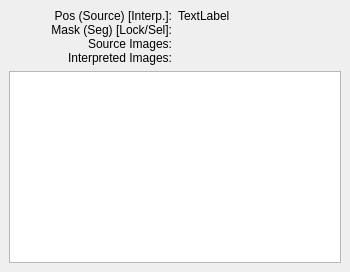
  <widget class="QDockWidget" name="DockInfo">
   <property name="sizePolicy">
    <sizepolicy hsizetype="Ignored" vsizetype="Ignored">
     <horstretch>0</horstretch>
     <verstretch>0</verstretch>
    </sizepolicy>
   </property>
   <property name="minimumSize">
    <size>
     <width>350</width>
     <height>128</height>
    </size>
   </property>
   <property name="maximumSize">
    <size>
     <width>350</width>
     <height>524287</height>
    </size>
   </property>
   <property name="features">
    <set>QDockWidget::DockWidgetFloatable|QDockWidget::DockWidgetMovable</set>
   </property>
   <property name="allowedAreas">
    <set>Qt::RightDockWidgetArea</set>
   </property>
   <property name="windowTitle">
    <string>Info (F9)</string>
   </property>
   <attribute name="dockWidgetArea">
    <number>2</number>
   </attribute>
   <widget class="QWidget" name="dockWidgetContents_9">
    <property name="sizePolicy">
     <sizepolicy hsizetype="Fixed" vsizetype="MinimumExpanding">
      <horstretch>0</horstretch>
      <verstretch>0</verstretch>
     </sizepolicy>
    </property>
    <property name="minimumSize">
     <size>
      <width>350</width>
      <height>100</height>
     </size>
    </property>
    <property name="maximumSize">
     <size>
      <width>350</width>
      <height>16777215</height>
     </size>
    </property>
    <layout class="QVBoxLayout" name="verticalLayout_3">
     <item>
      <layout class="QVBoxLayout" name="verticalLayout_2">
       <item>
        <layout class="QHBoxLayout" name="horizontalLayout_3">
         <item>
          <widget class="QLabel" name="label_20">
           <property name="text">
            <string>Pos (Source) [Interp.]:
Mask (Seg) [Lock/Sel]:
Source Images:
Interpreted Images:</string>
           </property>
           <property name="scaledContents">
            <bool>true</bool>
           </property>
           <property name="alignment">
            <set>Qt::AlignRight|Qt::AlignTop|Qt::AlignTrailing</set>
           </property>
          </widget>
         </item>
         <item>
          <widget class="QLabel" name="InfoLabel">
           <property name="text">
            <string>TextLabel</string>
           </property>
           <property name="alignment">
            <set>Qt::AlignLeading|Qt::AlignLeft|Qt::AlignTop</set>
           </property>
          </widget>
         </item>
        </layout>
       </item>
      </layout>
     </item>
     <item>
      <widget class="QPlainTextEdit" name="plainTextEdit"/>
     </item>
    </layout>
   </widget>
  </widget>
